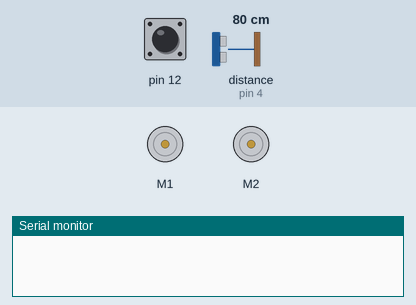
Recording of a sketch running on a simulated Arduino Uno, built with avr-gcc and run on an emulated ATmega328P. Parts: 2 × DC motor (green arrow = forward, orange = backward, longer = faster), the last lines printed to the serial monitor. Inputs (shaded band) come from the test bench; at power-on: pin 12 HIGH, distance to the obstacle (sensor on pin 4) 80 cm. The echo pulse lasts 58.3 µs per cm.

Above: at 0.8 s.
0.9 s: pin 12 pulled LOW for 0.15 s
At 1.6 s:
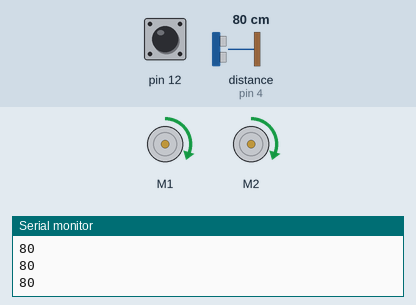
2.6 s: distance to the obstacle (sensor on pin 4) set to 11 cm
4.1 s: distance to the obstacle (sensor on pin 4) set to 8 cm
At 4.7 s:
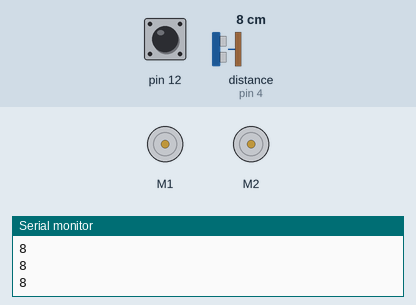
Timing chart, 0 to 7.1 s (numbered marks = the images above; inputs shaded):
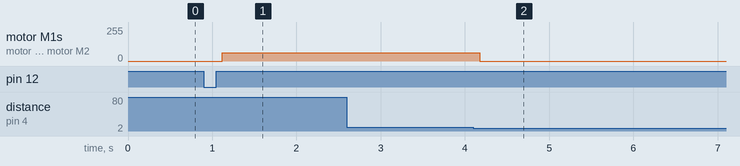

Measured:
- the behaviour switches between 10 and 9 cm on distance to the obstacle (sensor on pin 4) (found by bisection; images 1 and 2)
- after the input at 0.9 s, motor M1, motor M2: stopped → forward 63/255 after 0.22 s
- after the input at 4.1 s, motor M1, motor M2: forward 63/255 → stopped after 0.08 s

The sketch:

e9_1_3.ino
```cpp
//演習9.1.3
#include <ZumoMotors.h>          //モータライブラリの読み込み
#include <Pushbutton.h>          //ボタンライブラリの読み込み

const int trig = 2;              //TrigピンをArduinoの2番ピンに
const int echo = 4;              //EchoピンをArduinoの4番ピンに

ZumoMotors motors;               //ZumoMotorsクラスのインスタンス生成
Pushbutton button(ZUMO_BUTTON);  //Pushbuttonクラスのインスタンスを生成

//距離を計測
int distance() {
  unsigned long interval;        //Echoのパルス幅(μs)
  int dist;                      //距離(cm)

  digitalWrite(trig, HIGH);      //10μsのパルスを超音波センサのTrigピンに出力
  delayMicroseconds(10);
  digitalWrite(trig, LOW);

  interval = pulseIn(echo, HIGH, 23071);               //Echo信号がHIGHである時間(μs)を計測
  dist = (0.61 * 25 + 331.5) * interval / 10000 / 2;   //距離(cm)に変換

  delay(60);                     //trigがHIGHになる間隔を60ms以上空ける（超音波センサの仕様）

  return dist;
}

void setup() {
  button.waitForButton();        //ユーザボタンが押されるまで待機
  Serial.begin(9600);            //シリアル通信を9600bpsに初期化
  pinMode(trig, OUTPUT);         //trigを出力ポートに設定
  pinMode(echo, INPUT);          //echoを入力ポートに設定
}

void loop() {
  int dist;

  dist = distance();             //距離を計測
  Serial.println(dist);          //距離をシリアルモニタに出力

  if (0 < dist && dist < 10) {               //距離が10cm未満なら停止
    motors.setLeftSpeed(0);
    motors.setRightSpeed(0);
  } else {                       //距離が10cm以上なら前進
    motors.setLeftSpeed(100);
    motors.setRightSpeed(100);
  }
}
```
